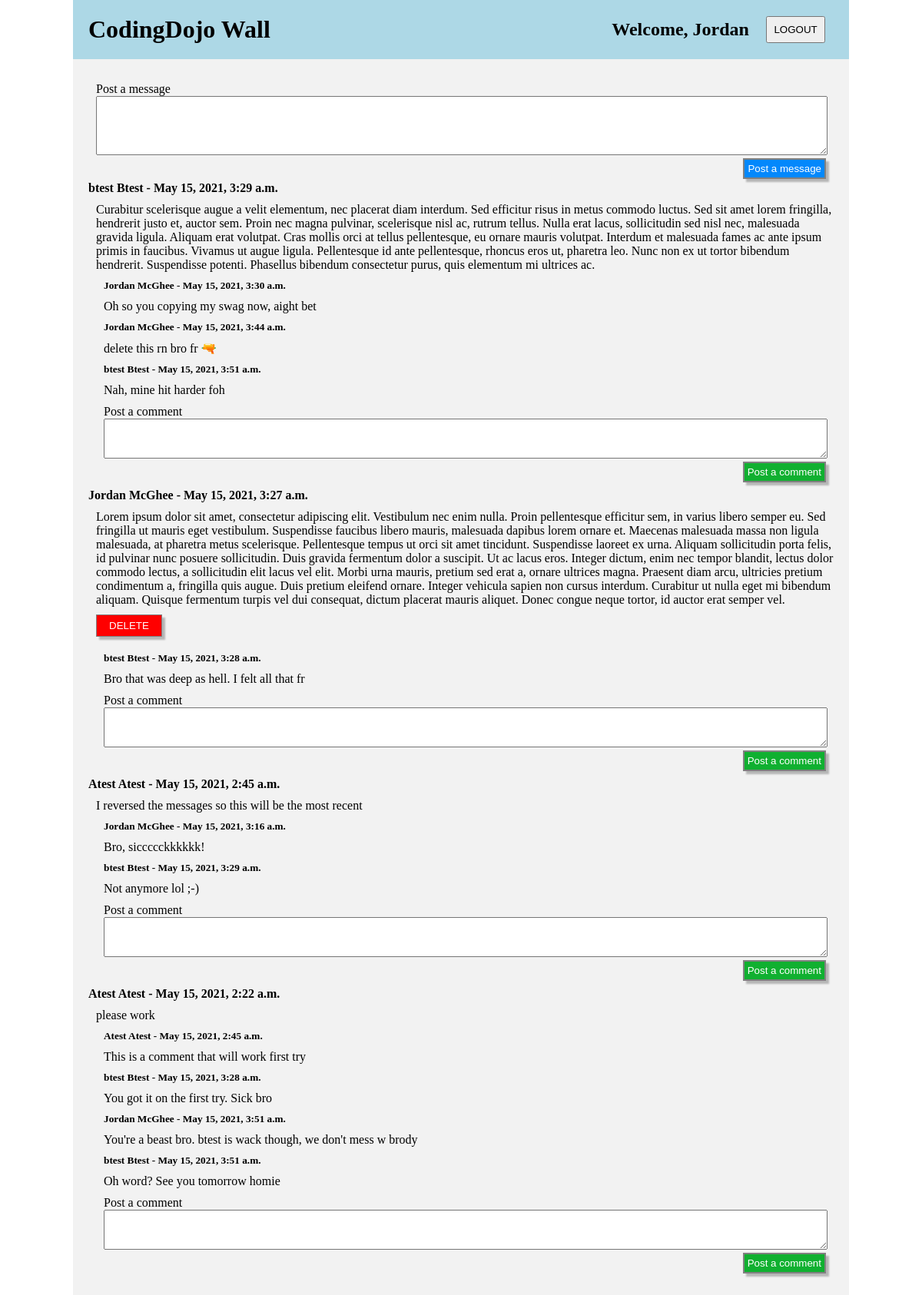
Page /wall/ (signed in) on the committed database.
### login_registration_app/models.py (models this page shows)
class User(models.Model):
    first_name = models.CharField(max_length = 255)
    last_name = models.CharField(max_length = 255)
    birthday = models.DateField()
    email = models.EmailField(unique=True)
    password = models.CharField(max_length = 255)
    objects = UserManager()
    created_at = models.DateTimeField(auto_now_add=True)
    updated_at = models.DateTimeField(auto_now=True)

### the_wall_app/models.py (models this page shows)
class Message(models.Model):
    user = models.ForeignKey(User, related_name="messages", on_delete=models.CASCADE)
    message = models.TextField()
    objects = LengthValidator()
    created_at = models.DateTimeField(auto_now_add=True)
    updated_at = models.DateTimeField(auto_now=True)

class Comment(models.Model):
    user = models.ForeignKey(User, related_name="comments", on_delete=models.CASCADE)
    message = models.ForeignKey(Message, related_name="comments", on_delete=models.CASCADE)
    comment = models.TextField()
    objects = LengthValidator()
    created_at = models.DateTimeField(auto_now_add=True)
    updated_at = models.DateTimeField(auto_now=True)

### the_wall_app/views.py (the view)
# urls.py: path('', views.index),
def index(request):
    if 'user_id' not in request.session:
        return redirect('/')
    context = {
        "user": User.objects.get(id=request.session['user_id']),
        "messages": Message.objects.all(),
        "comments": Comment.objects.all()
    }
    return render(request, "index.html", context)

### the_wall_app/templates/index.html (shortened to what this page needs)
<!DOCTYPE html>
<html lang="en">
<head>
    {% load static %}
    <link rel="stylesheet" href="{% static 'css/wall.css' %}">
</head>
<body>
    <div id="top">
        <h1>CodingDojo Wall</h1>
        <div id="top_right">
            <h2>Welcome, {{user.first_name}}</h2>
            <form action="logout" method="POST">
                <input type="submit" value="LOGOUT" class="button" id="logout">
            </form>
        </div>
    </div>
    <div id="wrapper">
        <div id="post_message">
            <form action="message" method="POST">
            <label for="message">Post a message</label>
            <textarea name="message" id="" cols="30" rows="5"></textarea>
            <input type="submit" value="Post a message" class="button" id="pm_button">
            </form>
        </div>
        {% for message in messages reversed %}
        <div class="message">
            <h4>{{message.user.first_name}} {{message.user.last_name}} - {{message.created_at}}</h4>
            <p>{{message.message}}</p>
            {% if message.user == user %}
            <form action="delete/{{message.id}}" method="POST">
                <input type="submit" value="DELETE" id="delete">
            </form>
            {% endif %}
        </div>
        {% for comment in comments %}
            {% if comment.message == message %}
            <div class="comment">
                <h5>{{comment.user.first_name}} {{comment.user.last_name}} - {{comment.created_at}}</h5>
                <p>{{comment.comment}}</p>
            </div>
            {% endif %}
        {% endfor %}
        <div id="post_comment">
            <form action="comment/{{message.id}}" method="POST">
            <label for="comment">Post a comment</label>
            <textarea name="comment" id="" cols="30" rows="5"></textarea>
            <br>
            <input type="submit" value="Post a comment" class="button" id="pc_button">
            </form>
        </div>
        {% endfor %}
    </div>
</body>
</html>

### the_wall_app/static/css/wall.css (style rules this page uses)
* { margin: 0px; padding: 0px; }
#top { width: 970px; display: flex; justify-content: space-between; align-items: center; background-color: lightblue; margin: 0px auto; padding: 20px; }
#top_right { display: flex; align-items: center; width: 300px; justify-content: space-around; }
#logout { padding: 8px; }
#wrapper { margin: 0px auto; width: 970px; padding: 20px; background-color: #f2f2f2; }
textarea { width: 950px; margin: auto; }
#post_message { margin: 0px auto 20px; padding: 10px; }
#pm_button { float: right; box-shadow: 4px 4px 2px rgb(0,0,0,.25); background-color: #0388fc; color: white; padding: 4px; border: grey 2px solid; }
#post_comment { margin: 10px 0px 35px 20px; }
#post_comment textarea { width: 940px; height: 50px; }
#post_comment form label { display: block; }
#pc_button { background-color: #10b030; color: white; float: right; box-shadow: 4px 4px 2px rgb(0,0,0,.25); padding: 4px; margin-right: 10px; border: grey 2px solid; }
h4 { margin-bottom: 10px; }
.message p { margin: 10px 0px 10px 10px; }
#delete { background-color: red; color: white; padding: 6px 16px; border: grey 1px solid; box-shadow: 4px 4px 2px rgb(0,0,0,.25); margin: 0px 0px 10px 10px; }
.comment { margin: 10px 0px 10px 20px; }
h5 { margin: 10px 0px; }

### rows in the picture
User: first_name "Jordan"
Message: user.first_name "btest", user.last_name "Btest", created_at "May 15, 2021, 3:29 a.m.", message "Curabitur scelerisque augue a velit elementum, nec placerat diam interdum. Sed efficitur risus in metus commodo luctus. Sed sit amet lorem fringilla, hendrerit justo et, auctor sem. Proin nec magna pulvinar, scelerisque nisl ac, rutrum tellus. Nulla erat lacus, sollicitudin sed nisl nec, malesuada gravida ligula. Aliquam erat volutpat. Cras mollis orci at tellus pellentesque, eu ornare mauris volutpat. Interdum et malesuada fames ac ante ipsum primis in faucibus. Vivamus ut augue ligula. Pellentesque id ante pellentesque, rhoncus eros ut, pharetra leo. Nunc non ex ut tortor bibendum hendrerit. Suspendisse potenti. Phasellus bibendum consectetur purus, quis elementum mi ultrices ac."
Comment: user.first_name "Jordan", user.last_name "McGhee", created_at "May 15, 2021, 3:30 a.m.", comment "Oh so you copying my swag now, aight bet"
Comment: user.first_name "Jordan", user.last_name "McGhee", created_at "May 15, 2021, 3:44 a.m.", comment "delete this rn bro fr 🔫"
Comment: user.first_name "btest", user.last_name "Btest", created_at "May 15, 2021, 3:51 a.m.", comment "Nah, mine hit harder foh"
Message: user.first_name "Jordan", user.last_name "McGhee", created_at "May 15, 2021, 3:27 a.m.", message "Lorem ipsum dolor sit amet, consectetur adipiscing elit. Vestibulum nec enim nulla. Proin pellentesque efficitur sem, in varius libero semper eu. Sed fringilla ut mauris eget vestibulum. Suspendisse faucibus libero mauris, malesuada dapibus lorem ornare et. Maecenas malesuada massa non ligula malesuada, at pharetra metus scelerisque. Pellentesque tempus ut orci sit amet tincidunt. Suspendisse laoreet ex urna. Aliquam sollicitudin porta felis, id pulvinar nunc posuere sollicitudin. Duis gravida fermentum dolor a suscipit. Ut ac lacus eros. Integer dictum, enim nec tempor blandit, lectus dolor commodo lectus, a sollicitudin elit lacus vel elit. Morbi urna mauris, pretium sed erat a, ornare…"
Comment: user.first_name "btest", user.last_name "Btest", created_at "May 15, 2021, 3:28 a.m.", comment "Bro that was deep as hell. I felt all that fr"
Message: user.first_name "Atest", user.last_name "Atest", created_at "May 15, 2021, 2:45 a.m.", message "I reversed the messages so this will be the most recent"
Comment: user.first_name "Jordan", user.last_name "McGhee", created_at "May 15, 2021, 3:16 a.m.", comment "Bro, siccccckkkkkk!"
Comment: user.first_name "btest", user.last_name "Btest", created_at "May 15, 2021, 3:29 a.m.", comment "Not anymore lol ;-)"
Message: user.first_name "Atest", user.last_name "Atest", created_at "May 15, 2021, 2:22 a.m.", message "please work"
Comment: user.first_name "Atest", user.last_name "Atest", created_at "May 15, 2021, 2:45 a.m.", comment "This is a comment that will work first try"
Comment: user.first_name "btest", user.last_name "Btest", created_at "May 15, 2021, 3:28 a.m.", comment "You got it on the first try. Sick bro"
Comment: user.first_name "Jordan", user.last_name "McGhee", created_at "May 15, 2021, 3:51 a.m.", comment "You're a beast bro. btest is wack though, we don't mess w brody"
Comment: user.first_name "btest", user.last_name "Btest", created_at "May 15, 2021, 3:51 a.m.", comment "Oh word? See you tomorrow homie"
